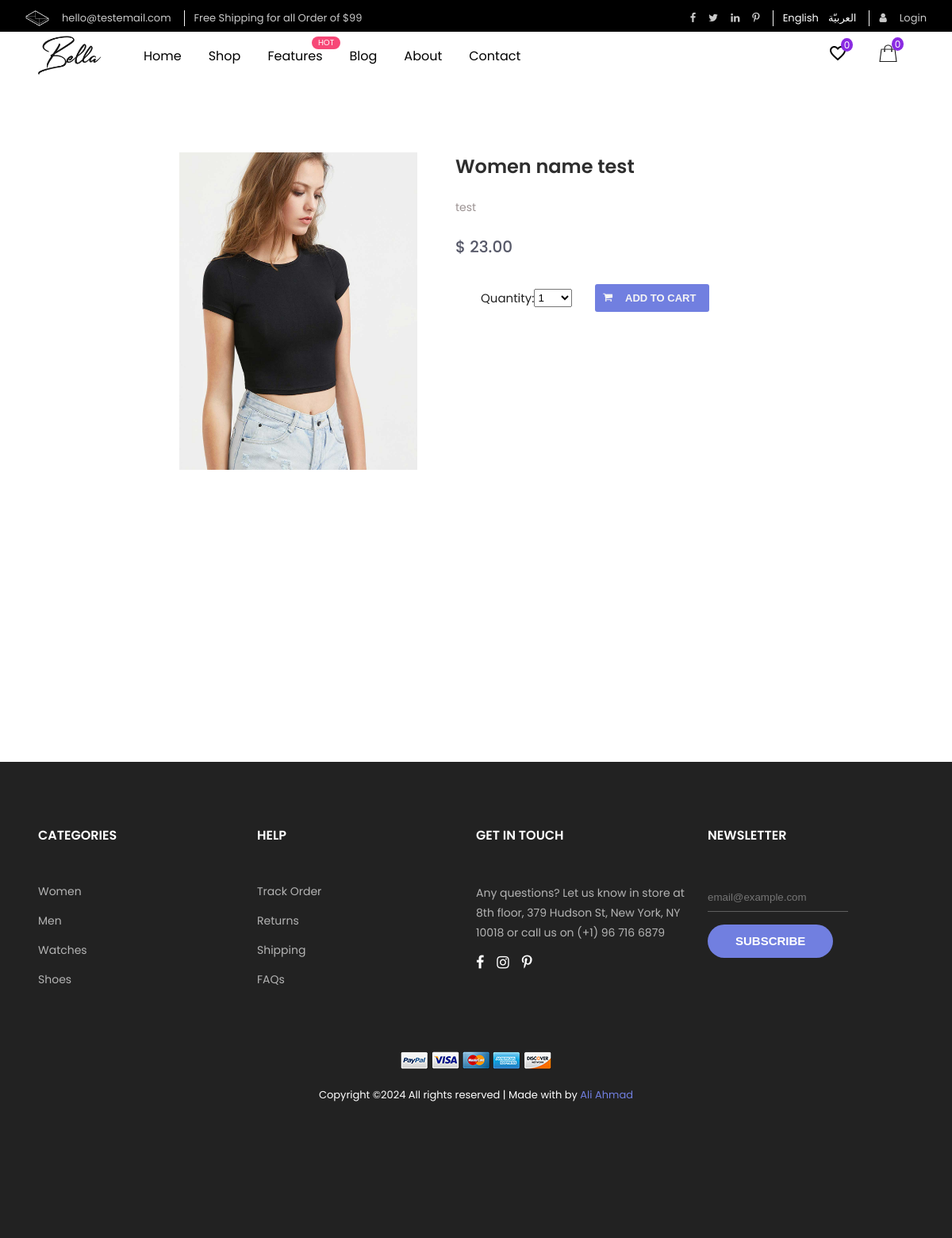
The app's page /en/shop/product/1/women-name-test/ with its own data.
### shop/models.py (models this page shows, shortened)
class Product(models.Model):
    category=models.ForeignKey(Category,on_delete=models.CASCADE,related_name='c_products')
    name=models.CharField(max_length=150)
    slug=models.SlugField(max_length=150,blank=True,null=True)
    image=models.ImageField(upload_to="products_image/%Y/%m/%d",blank=True)
    description=models.TextField(blank=True)
    price=models.DecimalField(max_digits=10,decimal_places=2)
    available=models.BooleanField(default=True)
    created=models.DateTimeField(auto_now_add=True)
    updated=models.DateTimeField(auto_now=True)
    class Meta:
        ordering=['name']
        indexes=[
        models.Index(fields=['id','slug']),
        models.Index(fields=['name']),
        models.Index(fields=['-created'])
        ]

### shop/views.py (the view)
# urls.py: path('shop/product/<int:id>/<slug:slug>/',views.product_detail,name='product_detail'),
def product_detail(request,id,slug):
    product=get_object_or_404(Product,id=id,slug=slug,available=True)
    form=CartAddProductForm()
    r=Recommender()
    recommended_products=r.suggest_products_for([product],4)
    return render(request,'product_detail.html',{'product':product,'form':form,'recomended_products':recommended_products})

### cart/forms.py
class CartAddProductForm(forms.Form):
    PRODUCT_QUANTITY_CHOICE=[ (i,str(i)) for i in range(1,12)]
    quantity=forms.TypedChoiceField(choices=PRODUCT_QUANTITY_CHOICE, coerce=int, label=_('Quantity'))
    override=forms.BooleanField(required=False,initial=False,widget=forms.HiddenInput())

### cart/cart.py (called while the page is built)
    def __len__(self):
        return sum(item['quantity'] for item in self.cart.values())

    def get_total_price(self):
        return sum(Decimal(item['price']) * item['quantity'] for item in self.cart.values())

### cart/context_processors.py (called while the page is built)
def cart(request):
    return {'cart': Cart(request)}

### shop/recommender.py (called while the page is built, shortened)
    def get_product_key(self,id):
        return f'product:{id}:purchased_with'

    def suggest_products_for(self,products,max_results=6):
        product_ids=[p.id for p in products]
        if len(product_ids)==1:
            suggestions=r.zrange(self.get_product_key(product_ids[0]),0,-1,desc=True)[:max_results]
        suggested_products_ids=[int(id) for id in suggestions]
        suggested_products=list(Product.objects.filter(id__in=suggested_products_ids))
        suggested_products.sort(key=lambda x: suggested_products_ids.index(x.id))
        return suggested_products

### templates/product_detail.html (shortened to what this page needs)
{% extends 'index.html' %}
{% load static %}
{% block content %}
<main class="product_main">
{% include 'header.html' %}
</main>
<section class="product_detail" >
    <div class="content">
        <div class="product_image">
            <img src="{{product.image.url}}" alt="product-15" width="300px" height="400px">
        </div>
        <div class="info">
            <p class="product_name">{{product.name}}</p>
            <p class="product_description">{{product.description}}</p>
            <p class="product_price"> $ {{product.price}}</p>
            <div class="add-cart">
                <div>
                    <form action="" method="POST">
                        {{form}}
                        <button type="button" onclick="cart_add(this);" data-p_id="{{product.id}}"><i class="fa fa-shopping-cart"></i>ADD TO CART</button>
                    </form>
                </div>
            </div>
        </div>
    </div>
</section>
{% include 'footer.html' %}
{% endblock content %}

### static/css/style.css (style rules this page uses)
*, *::after, *::before { margin: 0; padding: 0; box-sizing: border-box; }
body { font-family: "Poppins", sans-serif; font-weight: 400; overflow-x: hidden; }
main.product_main, main.cart_main, main.process, main.completed_main { height: 20vh; width: 100%; background-image: none; }
section.product_detail { width: 100%; height: 100vh; display: flex; justify-content: center; align-items: start; }
section.product_detail .content { display: flex; justify-content: center; align-items: start; flex-wrap: wrap; column-gap: 3rem; padding: 2rem; }
section.product_detail .content .info { max-width: 500px; min-width: 400px; }
section.product_detail .content .info .product_name { font-size: 24px; font-weight: 600; color: rgba(0, 0, 0, 0.821); }
section.product_detail .content .info .product_description { font-size: 14px; color: rgba(94, 79, 79, 0.619); margin: 1.5rem 0; }
section.product_detail .content .info .product_price { font-size: 20px; font-weight: 500; color: #0d1027b2; }
section.product_detail .add-cart { display: flex; justify-content: space-between; align-items: center; margin-top: 2rem; padding: 0 2rem; }
section.product_detail .add-cart form { display: flex; justify-content: space-between; align-items: center; }
section.product_detail .add-cart form select { width: 3rem; display: flex; justify-content: center; align-items: center; }
section.product_detail .add-cart form label { font-size: 15px; }
section.product_detail .add-cart div { display: flex; width: 9rem; font-size: 18px; color: #222; }
section.product_detail .add-cart button { display: flex; column-gap: 1rem; width: 9rem; padding: 10px; border: none; background-color: #717fe0; color: whitesmoke; border-radius: 3px; font-weight: 600; font-size: 13px; transition: .3s all ease; cursor: pointer; }

### records on screen
Product: image (picture), name "Women name test", description "test", price "23.00"

### other values on screen
{{ language.name_local }} "English" "العربيّة"
{{ cart|length }} "0"
